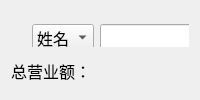
      <widget class="QWidget" name="page_revenueManagement">
       <layout class="QVBoxLayout" name="verticalLayout_8">
        <item>
         <widget class="QWidget" name="widget_containSearchOrderTable" native="true">
          <widget class="QWidget" name="widget_revenue_management" native="true">
           <property name="geometry">
            <rect>
             <x>9</x>
             <y>9</y>
             <width>660</width>
             <height>41</height>
            </rect>
           </property>
           <property name="minimumSize">
            <size>
             <width>0</width>
             <height>0</height>
            </size>
           </property>
           <property name="maximumSize">
            <size>
             <width>16777215</width>
             <height>50</height>
            </size>
           </property>
           <widget class="QWidget" name="layoutWidget">
            <property name="geometry">
             <rect>
              <x>12</x>
              <y>0</y>
              <width>311</width>
              <height>36</height>
             </rect>
            </property>
            <layout class="QHBoxLayout" name="horizontalLayout_25">
             <item>
              <widget class="QComboBox" name="comboBox_searchName">
               <property name="font">
                <font>
                 <pointsize>12</pointsize>
                </font>
               </property>
               <item>
                <property name="text">
                 <string>姓名</string>
                </property>
               </item>
               <item>
                <property name="text">
                 <string>地点</string>
                </property>
               </item>
              </widget>
             </item>
             <item>
              <widget class="QLineEdit" name="text_search_orderBuyer">
               <property name="font">
                <font>
                 <pointsize>12</pointsize>
                </font>
               </property>
              </widget>
             </item>
             <item>
              <widget class="QPushButton" name="btn_search_orderBuyer">
               <property name="font">
                <font>
                 <pointsize>12</pointsize>
                </font>
               </property>
               <property name="text">
                <string>搜索</string>
               </property>
              </widget>
             </item>
            </layout>
           </widget>
          </widget>
          <widget class="QTableView" name="tableView_order">
           <property name="geometry">
            <rect>
             <x>9</x>
             <y>115</y>
             <width>256</width>
             <height>192</height>
            </rect>
           </property>
          </widget>
         </widget>
        </item>
        <item>
         <layout class="QHBoxLayout" name="horizontalLayout_18">
          <item>
           <widget class="QLabel" name="label_revenue_sumPrice">
            <property name="text">
             <string>&lt;html&gt;&lt;head/&gt;&lt;body&gt;&lt;p&gt;&lt;span style=&quot; font-size:12pt;&quot;&gt;总营业额：&lt;/span&gt;&lt;/p&gt;&lt;/body&gt;&lt;/html&gt;</string>
            </property>
           </widget>
          </item>
         </layout>
        </item>
       </layout>
      </widget>
